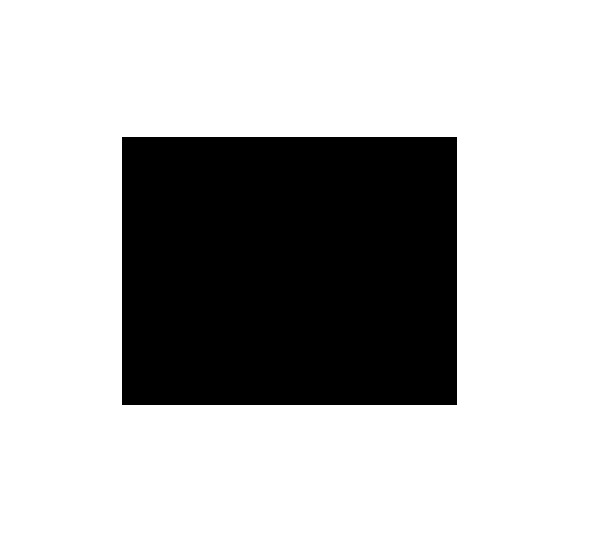
#> input picture notebooks/AOF 2D/kwadrat.jpg, 602 x 558 px
$ jupyter execute kwadrat.ipynb
#> lines starting #> are read from the running program, lines starting #| are printed output that depends on the picture; after the words box and inside, x2 and y2 are one past the last pixel; in counts of white or black regions, pixels touching at a corner belong together
[cell 1]
import matplotlib.pyplot as plt
import matplotlib.image as mpimg
import math
import numpy as np
import scipy.ndimage.morphology as morphOps
from PIL import Image

def rgb2gray(rgb):
    return np.dot(rgb[...,:3], [0.2989, 0.5870, 0.1140])

[cell 2]
fileName = "kwadrat.jpg"
I=Image.open(fileName)
#> I is the input picture: PIL image 602x558 RGB; min 0, max 255, mean 186.8
I

[cell 3]
I = I.resize((np.array(I.size) * 0.3).astype(int))
#> I: PIL image 180x167 RGB
I = np.asarray(I)
I = rgb2gray(I)

[cell 4]
I.shape
#> Out = (167, 180)

[cell 5]
I[I<128] = 1
#> I: shape (167, 180) float64
I[I>128] = 0
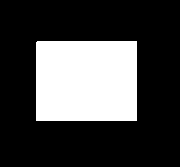
#> I: shape (167, 180) float64; values 0 (black) and 1 (white), 26.9% white; 1 white region, box (x1, y1, x2, y2) and area: (36, 41, 137, 121) 8079

[cell 6]
imgplot = plt.imshow(I)
plt.show()

[cell 7]
distImage,IDX = morphOps.distance_transform_edt(I,return_indices=True)
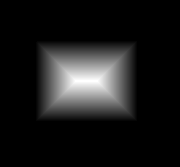
#> distImage: shape (167, 180) float64; min 0, max 40, mean 4.1; drawn with min black and max white
distImage.shape
#> Out = (167, 180)

$ run again, with notebooks/AOF 2D/horse.png saved as notebooks/AOF 2D/kwadrat.jpg
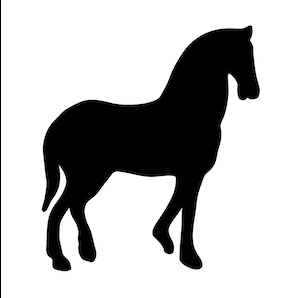
#> input picture notebooks/AOF 2D/horse.png, 300 x 298 px
#> I is the input picture: PIL image 300x298 RGB; min 0, max 255, mean 188.3
#> `I[I>128] = 0`:
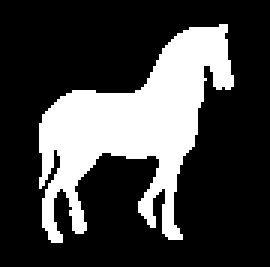
#> I: shape (89, 90) float64 (shown 3 times larger); values 0 (black) and 1 (white), 25.8% white; 1 white region, box (x1, y1, x2, y2) and area: (13, 8, 78, 81) 2069
#> `distImage,IDX = morphOps.distance_transform_edt(I,return_indices=True)`:
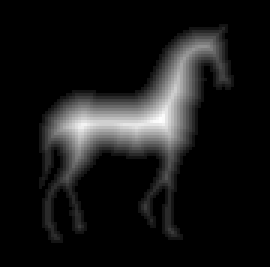
#> distImage: shape (89, 90) float64 (shown 3 times larger); min 0, max 12.21, mean 1.1; drawn with min black and max white
